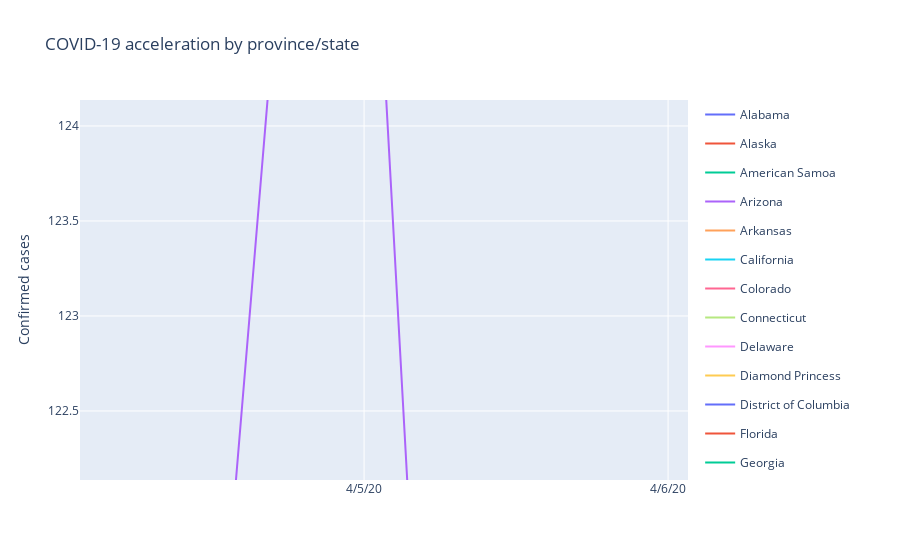

The code cell stored with this chart in its notebook:
### Markdown cell above
<a id='plot_acceleration'></a>
### Plot Acceleration by Province/State

### Code cell
layout = go.Layout(title="COVID-19 acceleration by province/state",
                   yaxis={'title': 'Confirmed cases'},
                   height=1000)

fig = go.Figure(data=trace_accel, layout=layout)
fig.show()

### Figure 1 — Plotly figure (JSON) as saved in the notebook; plotly's stock layout.template omitted (floating-point values rounded to 4 significant figures)
{"data": [{"hoverlabel": {"namelength": 0}, "hovertemplate": "provincestate=Alabama<br>date=%{x}<br>acceleration=%{y}", "legendgroup": "Alabama", "line": {"color": "#636efa", "dash": "solid"}, "mode": "lines", "name": "Alabama", "showlegend": true, "type": "scatter", "x": ["4/1/20", "4/2/20", "4/3/20", "4/4/20", "4/5/20", "4/6/20"], "xaxis": "x", "y": [0, 0, 108.7, -18.75, -3.0, 7.5], "yaxis": "y"}, {"hoverlabel": {"namelength": 0}, "hovertemplate": "provincestate=Alaska<br>date=%{x}<br>acceleration=%{y}", "legendgroup": "Alaska", "line": {"color": "#EF553B", "dash": "solid"}, "mode": "lines", "name": "Alaska", "showlegend": true, "type": "scatter", "x": ["4/1/20", "4/2/20", "4/3/20", "4/4/20", "4/5/20", "4/6/20"], "xaxis": "x", "y": [0, 0, 6.25, -1.0, -2.25, -17.25], "yaxis": "y"}, {"hoverlabel": {"namelength": 0}, "hovertemplate": "provincestate=American Samoa<br>date=%{x}<br>acceleration=%{y}", "legendgroup": "American Samoa", "line": {"color": "#00cc96", "dash": "solid"}, "mode": "lines", "name": "American Samoa", "showlegend": true, "type": "scatter", "x": ["4/1/20", "4/2/20", "4/3/20", "4/4/20", "4/5/20", "4/6/20"], "xaxis": "x", "y": [0, 0, -108.7, -95.25, -67.5, -84.5], "yaxis": "y"}, {"hoverlabel": {"namelength": 0}, "hovertemplate": "provincestate=Arizona<br>date=%{x}<br>acceleration=%{y}", "legendgroup": "Arizona", "line": {"color": "#ab63fa", "dash": "solid"}, "mode": "lines", "name": "Arizona", "showlegend": true, "type": "scatter", "x": ["4/1/20", "4/2/20", "4/3/20", "4/4/20", "4/5/20", "4/6/20"], "xaxis": "x", "y": [0, 0, 95.5, 111.0, 130.2, 144.7], "yaxis": "y"}, {"hoverlabel": {"namelength": 0}, "hovertemplate": "provincestate=Arkansas<br>date=%{x}<br>acceleration=%{y}", "legendgroup": "Arkansas", "line": {"color": "#FFA15A", "dash": "solid"}, "mode": "lines", "name": "Arkansas", "showlegend": true, "type": "scatter", "x": ["4/1/20", "4/2/20", "4/3/20", "4/4/20", "4/5/20", "4/6/20"], "xaxis": "x", "y": [0, 0, 30.0, 25.0, 33.25, 33.0], "yaxis": "y"}, {"hoverlabel": {"namelength": 0}, "hovertemplate": "provincestate=California<br>date=%{x}<br>acceleration=%{y}", "legendgroup": "California", "line": {"color": "#19d3f3", "dash": "solid"}, "mode": "lines", "name": "California", "showlegend": true, "type": "scatter", "x": ["4/1/20", "4/2/20", "4/3/20", "4/4/20", "4/5/20", "4/6/20"], "xaxis": "x", "y": [0, 0, 549.5, 398.0, 620.2, 659.2], "yaxis": "y"}, {"hoverlabel": {"namelength": 0}, "hovertemplate": "provincestate=Colorado<br>date=%{x}<br>acceleration=%{y}", "legendgroup": "Colorado", "line": {"color": "#FF6692", "dash": "solid"}, "mode": "lines", "name": "Colorado", "showlegend": true, "type": "scatter", "x": ["4/1/20", "4/2/20", "4/3/20", "4/4/20", "4/5/20", "4/6/20"], "xaxis": "x", "y": [0, 0, 160.0, 186.5, 268.7, 215.7], "yaxis": "y"}, {"hoverlabel": {"namelength": 0}, "hovertemplate": "provincestate=Connecticut<br>date=%{x}<br>acceleration=%{y}", "legendgroup": "Connecticut", "line": {"color": "#B6E880", "dash": "solid"}, "mode": "lines", "name": "Connecticut", "showlegend": true, "type": "scatter", "x": ["4/1/20", "4/2/20", "4/3/20", "4/4/20", "4/5/20", "4/6/20"], "xaxis": "x", "y": [0, 0, -312.0, -153.0, -567.2, -388.0], "yaxis": "y"}, {"hoverlabel": {"namelength": 0}, "hovertemplate": "provincestate=Delaware<br>date=%{x}<br>acceleration=%{y}", "legendgroup": "Delaware", "line": {"color": "#FF97FF", "dash": "solid"}, "mode": "lines", "name": "Delaware", "showlegend": true, "type": "scatter", "x": ["4/1/20", "4/2/20", "4/3/20", "4/4/20", "4/5/20", "4/6/20"], "xaxis": "x", "y": [0, 0, -169.5, -161.5, -246.2, -201.2], "yaxis": "y"}, {"hoverlabel": {"namelength": 0}, "hovertemplate": "provincestate=Diamond Princess<br>date=%{x}<br>acceleration=%{y}", "legendgroup": "Diamond Princess", "line": {"color": "#FECB52", "dash": "solid"}, "mode": "lines", "name": "Diamond Princess", "showlegend": true, "type": "scatter", "x": ["4/1/20", "4/2/20", "4/3/20", "4/4/20", "4/5/20", "4/6/20"], "xaxis": "x", "y": [0, 0, -339.2, -363.0, -190.2, -407.5], "yaxis": "y"}, {"hoverlabel": {"namelength": 0}, "hovertemplate": "provincestate=District of Columbia<br>date=%{x}<br>acceleration=%{y}", "legendgroup": "District of Columbia", "line": {"color": "#636efa", "dash": "solid"}, "mode": "lines", "name": "District of Columbia", "showlegend": true, "type": "scatter", "x": ["4/1/20", "4/2/20", "4/3/20", "4/4/20", "4/5/20", "4/6/20"], "xaxis": "x", "y": [0, 0, 22.25, 12.25, 5.5, 1.25], "yaxis": "y"}, {"hoverlabel": {"namelength": 0}, "hovertemplate": "provincestate=Florida<br>date=%{x}<br>acceleration=%{y}", "legendgroup": "Florida", "line": {"color": "#EF553B", "dash": "solid"}, "mode": "lines", "name": "Florida", "showlegend": true, "type": "scatter", "x": ["4/1/20", "4/2/20", "4/3/20", "4/4/20", "4/5/20", "4/6/20"], "xaxis": "x", "y": [0, 0, 828.0, 634.2, 520.5, 444.7], "yaxis": "y"}, {"hoverlabel": {"namelength": 0}, "hovertemplate": "provincestate=Georgia<br>date=%{x}<br>acceleration=%{y}", "legendgroup": "Georgia", "line": {"color": "#00cc96", "dash": "solid"}, "mode": "lines", "name": "Georgia", "showlegend": true, "type": "scatter", "x": ["4/1/20", "4/2/20", "4/3/20", "4/4/20", "4/5/20", "4/6/20"], "xaxis": "x", "y": [0, 0, 255.5, 140.7, 142.7, 239.7], "yaxis": "y"}, {"hoverlabel": {"namelength": 0}, "hovertemplate": "provincestate=Grand Princess<br>date=%{x}<br>acceleration=%{y}", "legendgroup": "Grand Princess", "line": {"color": "#ab63fa", "dash": "solid"}, "mode": "lines", "name": "Grand Princess", "showlegend": true, "type": "scatter", "x": ["4/1/20", "4/2/20", "4/3/20", "4/4/20", "4/5/20", "4/6/20"], "xaxis": "x", "y": [0, 0, -828.0, -634.2, -520.5, -444.7], "yaxis": "y"}, {"hoverlabel": {"namelength": 0}, "hovertemplate": "provincestate=Guam<br>date=%{x}<br>acceleration=%{y}", "legendgroup": "Guam", "line": {"color": "#FFA15A", "dash": "solid"}, "mode": "lines", "name": "Guam", "showlegend": true, "type": "scatter", "x": ["4/1/20", "4/2/20", "4/3/20", "4/4/20", "4/5/20", "4/6/20"], "xaxis": "x", "y": [0, 0, -296.5, -200.2, -197.0, -283.5], "yaxis": "y"}, {"hoverlabel": {"namelength": 0}, "hovertemplate": "provincestate=Hawaii<br>date=%{x}<br>acceleration=%{y}", "legendgroup": "Hawaii", "line": {"color": "#19d3f3", "dash": "solid"}, "mode": "lines", "name": "Hawaii", "showlegend": true, "type": "scatter", "x": ["4/1/20", "4/2/20", "4/3/20", "4/4/20", "4/5/20", "4/6/20"], "xaxis": "x", "y": [0, 0, 23.75, 23.75, 13.0, 9.0], "yaxis": "y"}, {"hoverlabel": {"namelength": 0}, "hovertemplate": "provincestate=Idaho<br>date=%{x}<br>acceleration=%{y}", "legendgroup": "Idaho", "line": {"color": "#FF6692", "dash": "solid"}, "mode": "lines", "name": "Idaho", "showlegend": true, "type": "scatter", "x": ["4/1/20", "4/2/20", "4/3/20", "4/4/20", "4/5/20", "4/6/20"], "xaxis": "x", "y": [0, 0, 79.5, 58.75, 39.75, 14.75], "yaxis": "y"}, {"hoverlabel": {"namelength": 0}, "hovertemplate": "provincestate=Illinois<br>date=%{x}<br>acceleration=%{y}", "legendgroup": "Illinois", "line": {"color": "#B6E880", "dash": "solid"}, "mode": "lines", "name": "Illinois", "showlegend": true, "type": "scatter", "x": ["4/1/20", "4/2/20", "4/3/20", "4/4/20", "4/5/20", "4/6/20"], "xaxis": "x", "y": [0, 0, 457.2, 641.7, 575.7, 467.2], "yaxis": "y"}, {"hoverlabel": {"namelength": 0}, "hovertemplate": "provincestate=Indiana<br>date=%{x}<br>acceleration=%{y}", "legendgroup": "Indiana", "line": {"color": "#FF97FF", "dash": "solid"}, "mode": "lines", "name": "Indiana", "showlegend": true, "type": "scatter", "x": ["4/1/20", "4/2/20", "4/3/20", "4/4/20", "4/5/20", "4/6/20"], "xaxis": "x", "y": [0, 0, 137.0, 167.2, 196.7, 231.0], "yaxis": "y"}, {"hoverlabel": {"namelength": 0}, "hovertemplate": "provincestate=Iowa<br>date=%{x}<br>acceleration=%{y}", "legendgroup": "Iowa", "line": {"color": "#FECB52", "dash": "solid"}, "mode": "lines", "name": "Iowa", "showlegend": true, "type": "scatter", "x": ["4/1/20", "4/2/20", "4/3/20", "4/4/20", "4/5/20", "4/6/20"], "xaxis": "x", "y": [0, 0, -443, -622.2, -546.2, -436.5], "yaxis": "y"}, {"hoverlabel": {"namelength": 0}, "hovertemplate": "provincestate=Kansas<br>date=%{x}<br>acceleration=%{y}", "legendgroup": "Kansas", "line": {"color": "#636efa", "dash": "solid"}, "mode": "lines", "name": "Kansas", "showlegend": true, "type": "scatter", "x": ["4/1/20", "4/2/20", "4/3/20", "4/4/20", "4/5/20", "4/6/20"], "xaxis": "x", "y": [0, 0, -182.2, -192.5, -213.0, -213.0], "yaxis": "y"}, {"hoverlabel": {"namelength": 0}, "hovertemplate": "provincestate=Kentucky<br>date=%{x}<br>acceleration=%{y}", "legendgroup": "Kentucky", "line": {"color": "#EF553B", "dash": "solid"}, "mode": "lines", "name": "Kentucky", "showlegend": true, "type": "scatter", "x": ["4/1/20", "4/2/20", "4/3/20", "4/4/20", "4/5/20", "4/6/20"], "xaxis": "x", "y": [0, 0, -3.5, -6.5, 3.75, -30.25], "yaxis": "y"}, {"hoverlabel": {"namelength": 0}, "hovertemplate": "provincestate=Louisiana<br>date=%{x}<br>acceleration=%{y}", "legendgroup": "Louisiana", "line": {"color": "#00cc96", "dash": "solid"}, "mode": "lines", "name": "Louisiana", "showlegend": true, "type": "scatter", "x": ["4/1/20", "4/2/20", "4/3/20", "4/4/20", "4/5/20", "4/6/20"], "xaxis": "x", "y": [0, 0, 932.2, 798.0, 647.7, 555.0], "yaxis": "y"}, {"hoverlabel": {"namelength": 0}, "hovertemplate": "provincestate=Maine<br>date=%{x}<br>acceleration=%{y}", "legendgroup": "Maine", "line": {"color": "#ab63fa", "dash": "solid"}, "mode": "lines", "name": "Maine", "showlegend": true, "type": "scatter", "x": ["4/1/20", "4/2/20", "4/3/20", "4/4/20", "4/5/20", "4/6/20"], "xaxis": "x", "y": [0, 0, -2.25, -16.75, -36.75, 1.25], "yaxis": "y"}, {"hoverlabel": {"namelength": 0}, "hovertemplate": "provincestate=Maryland<br>date=%{x}<br>acceleration=%{y}", "legendgroup": "Maryland", "line": {"color": "#FFA15A", "dash": "solid"}, "mode": "lines", "name": "Maryland", "showlegend": true, "type": "scatter", "x": ["4/1/20", "4/2/20", "4/3/20", "4/4/20", "4/5/20", "4/6/20"], "xaxis": "x", "y": [0, 0, -775.2, -635.7, -463.5, -362.7], "yaxis": "y"}, {"hoverlabel": {"namelength": 0}, "hovertemplate": "provincestate=Massachusetts<br>date=%{x}<br>acceleration=%{y}", "legendgroup": "Massachusetts", "line": {"color": "#19d3f3", "dash": "solid"}, "mode": "lines", "name": "Massachusetts", "showlegend": true, "type": "scatter", "x": ["4/1/20", "4/2/20", "4/3/20", "4/4/20", "4/5/20", "4/6/20"], "xaxis": "x", "y": [0, 0, 633.7, 672.5, 515.0, 514.5], "yaxis": "y"}, {"hoverlabel": {"namelength": 0}, "hovertemplate": "provincestate=Michigan<br>date=%{x}<br>acceleration=%{y}", "legendgroup": "Michigan", "line": {"color": "#FF6692", "dash": "solid"}, "mode": "lines", "name": "Michigan", "showlegend": true, "type": "scatter", "x": ["4/1/20", "4/2/20", "4/3/20", "4/4/20", "4/5/20", "4/6/20"], "xaxis": "x", "y": [0, 0, 664.2, 660.0, 528.7, 519.0], "yaxis": "y"}, {"hoverlabel": {"namelength": 0}, "hovertemplate": "provincestate=Minnesota<br>date=%{x}<br>acceleration=%{y}", "legendgroup": "Minnesota", "line": {"color": "#B6E880", "dash": "solid"}, "mode": "lines", "name": "Minnesota", "showlegend": true, "type": "scatter", "x": ["4/1/20", "4/2/20", "4/3/20", "4/4/20", "4/5/20", "4/6/20"], "xaxis": "x", "y": [0, 0, -641.2, -661.7, -487.7, -495.0], "yaxis": "y"}, {"hoverlabel": {"namelength": 0}, "hovertemplate": "provincestate=Mississippi<br>date=%{x}<br>acceleration=%{y}", "legendgroup": "Mississippi", "line": {"color": "#FF97FF", "dash": "solid"}, "mode": "lines", "name": "Mississippi", "showlegend": true, "type": "scatter", "x": ["4/1/20", "4/2/20", "4/3/20", "4/4/20", "4/5/20", "4/6/20"], "xaxis": "x", "y": [0, 0, -786.0, -789.0, -673.5, -678.2], "yaxis": "y"}, {"hoverlabel": {"namelength": 0}, "hovertemplate": "provincestate=Missouri<br>date=%{x}<br>acceleration=%{y}", "legendgroup": "Missouri", "line": {"color": "#FECB52", "dash": "solid"}, "mode": "lines", "name": "Missouri", "showlegend": true, "type": "scatter", "x": ["4/1/20", "4/2/20", "4/3/20", "4/4/20", "4/5/20", "4/6/20"], "xaxis": "x", "y": [0, 0, 38.0, 82.5, 84.0, 76.25], "yaxis": "y"}, {"hoverlabel": {"namelength": 0}, "hovertemplate": "provincestate=Montana<br>date=%{x}<br>acceleration=%{y}", "legendgroup": "Montana", "line": {"color": "#636efa", "dash": "solid"}, "mode": "lines", "name": "Montana", "showlegend": true, "type": "scatter", "x": ["4/1/20", "4/2/20", "4/3/20", "4/4/20", "4/5/20", "4/6/20"], "xaxis": "x", "y": [0, 0, -62.5, -63.5, -59.25, -62.25], "yaxis": "y"}, {"hoverlabel": {"namelength": 0}, "hovertemplate": "provincestate=Nebraska<br>date=%{x}<br>acceleration=%{y}", "legendgroup": "Nebraska", "line": {"color": "#EF553B", "dash": "solid"}, "mode": "lines", "name": "Nebraska", "showlegend": true, "type": "scatter", "x": ["4/1/20", "4/2/20", "4/3/20", "4/4/20", "4/5/20", "4/6/20"], "xaxis": "x", "y": [0, 0, -45.5, -94.5, -99.5, -82.5], "yaxis": "y"}, {"hoverlabel": {"namelength": 0}, "hovertemplate": "provincestate=Nevada<br>date=%{x}<br>acceleration=%{y}", "legendgroup": "Nevada", "line": {"color": "#00cc96", "dash": "solid"}, "mode": "lines", "name": "Nevada", "showlegend": true, "type": "scatter", "x": ["4/1/20", "4/2/20", "4/3/20", "4/4/20", "4/5/20", "4/6/20"], "xaxis": "x", "y": [0, 0, 50.0, 63.75, 74.5, 44.25], "yaxis": "y"}, {"hoverlabel": {"namelength": 0}, "hovertemplate": "provincestate=New Hampshire<br>date=%{x}<br>acceleration=%{y}", "legendgroup": "New Hampshire", "line": {"color": "#ab63fa", "dash": "solid"}, "mode": "lines", "name": "New Hampshire", "showlegend": true, "type": "scatter", "x": ["4/1/20", "4/2/20", "4/3/20", "4/4/20", "4/5/20", "4/6/20"], "xaxis": "x", "y": [0, 0, 13.25, 37.25, 14.25, 19.75], "yaxis": "y"}, {"hoverlabel": {"namelength": 0}, "hovertemplate": "provincestate=New Jersey<br>date=%{x}<br>acceleration=%{y}", "legendgroup": "New Jersey", "line": {"color": "#FFA15A", "dash": "solid"}, "mode": "lines", "name": "New Jersey", "showlegend": true, "type": "scatter", "x": ["4/1/20", "4/2/20", "4/3/20", "4/4/20", "4/5/20", "4/6/20"], "xaxis": "x", "y": [0, 0, 1851.0, 2064.0, 1817.0, 1689.0], "yaxis": "y"}, {"hoverlabel": {"namelength": 0}, "hovertemplate": "provincestate=New Mexico<br>date=%{x}<br>acceleration=%{y}", "legendgroup": "New Mexico", "line": {"color": "#19d3f3", "dash": "solid"}, "mode": "lines", "name": "New Mexico", "showlegend": true, "type": "scatter", "x": ["4/1/20", "4/2/20", "4/3/20", "4/4/20", "4/5/20", "4/6/20"], "xaxis": "x", "y": [0, 0, 18.0, -19.5, -1.5, 12.0], "yaxis": "y"}, {"hoverlabel": {"namelength": 0}, "hovertemplate": "provincestate=New York<br>date=%{x}<br>acceleration=%{y}", "legendgroup": "New York", "line": {"color": "#FF6692", "dash": "solid"}, "mode": "lines", "name": "New York", "showlegend": true, "type": "scatter", "x": ["4/1/20", "4/2/20", "4/3/20", "4/4/20", "4/5/20", "4/6/20"], "xaxis": "x", "y": [0, 0, 2850.0, 3198.0, 3141.0, 2754.0], "yaxis": "y"}, {"hoverlabel": {"namelength": 0}, "hovertemplate": "provincestate=North Carolina<br>date=%{x}<br>acceleration=%{y}", "legendgroup": "North Carolina", "line": {"color": "#B6E880", "dash": "solid"}, "mode": "lines", "name": "North Carolina", "showlegend": true, "type": "scatter", "x": ["4/1/20", "4/2/20", "4/3/20", "4/4/20", "4/5/20", "4/6/20"], "xaxis": "x", "y": [0, 0, 95.5, 90.75, 65.5, 63.25], "yaxis": "y"}, {"hoverlabel": {"namelength": 0}, "hovertemplate": "provincestate=North Dakota<br>date=%{x}<br>acceleration=%{y}", "legendgroup": "North Dakota", "line": {"color": "#FF97FF", "dash": "solid"}, "mode": "lines", "name": "North Dakota", "showlegend": true, "type": "scatter", "x": ["4/1/20", "4/2/20", "4/3/20", "4/4/20", "4/5/20", "4/6/20"], "xaxis": "x", "y": [0, 0, -4752.0, -5325.0, -5035.0, -4486.0], "yaxis": "y"}, {"hoverlabel": {"namelength": 0}, "hovertemplate": "provincestate=Northern Mariana Islands<br>date=%{x}<br>acceleration=%{y}", "legendgroup": "Northern Mariana Islands", "line": {"color": "#FECB52", "dash": "solid"}, "mode": "lines", "name": "Northern Mariana Islands", "showlegend": true, "type": "scatter", "x": ["4/1/20", "4/2/20", "4/3/20", "4/4/20", "4/5/20", "4/6/20"], "xaxis": "x", "y": [0, 0, -144.0, -127.2, -99.5, -119.0], "yaxis": "y"}, {"hoverlabel": {"namelength": 0}, "hovertemplate": "provincestate=Ohio<br>date=%{x}<br>acceleration=%{y}", "legendgroup": "Ohio", "line": {"color": "#636efa", "dash": "solid"}, "mode": "lines", "name": "Ohio", "showlegend": true, "type": "scatter", "x": ["4/1/20", "4/2/20", "4/3/20", "4/4/20", "4/5/20", "4/6/20"], "xaxis": "x", "y": [0, 0, 183.5, 202.7, 174.2, 168.7], "yaxis": "y"}, {"hoverlabel": {"namelength": 0}, "hovertemplate": "provincestate=Oklahoma<br>date=%{x}<br>acceleration=%{y}", "legendgroup": "Oklahoma", "line": {"color": "#EF553B", "dash": "solid"}, "mode": "lines", "name": "Oklahoma", "showlegend": true, "type": "scatter", "x": ["4/1/20", "4/2/20", "4/3/20", "4/4/20", "4/5/20", "4/6/20"], "xaxis": "x", "y": [0, 0, 67.25, 70.0, 66.0, 42.0], "yaxis": "y"}, {"hoverlabel": {"namelength": 0}, "hovertemplate": "provincestate=Oregon<br>date=%{x}<br>acceleration=%{y}", "legendgroup": "Oregon", "line": {"color": "#00cc96", "dash": "solid"}, "mode": "lines", "name": "Oregon", "showlegend": true, "type": "scatter", "x": ["4/1/20", "4/2/20", "4/3/20", "4/4/20", "4/5/20", "4/6/20"], "xaxis": "x", "y": [0, 0, -150.5, -191.2, -140.5, -136.2], "yaxis": "y"}, {"hoverlabel": {"namelength": 0}, "hovertemplate": "provincestate=Pennsylvania<br>date=%{x}<br>acceleration=%{y}", "legendgroup": "Pennsylvania", "line": {"color": "#ab63fa", "dash": "solid"}, "mode": "lines", "name": "Pennsylvania", "showlegend": true, "type": "scatter", "x": ["4/1/20", "4/2/20", "4/3/20", "4/4/20", "4/5/20", "4/6/20"], "xaxis": "x", "y": [0, 0, 573.0, 724.0, 688.7, 628.7], "yaxis": "y"}, {"hoverlabel": {"namelength": 0}, "hovertemplate": "provincestate=Puerto Rico<br>date=%{x}<br>acceleration=%{y}", "legendgroup": "Puerto Rico", "line": {"color": "#FFA15A", "dash": "solid"}, "mode": "lines", "name": "Puerto Rico", "showlegend": true, "type": "scatter", "x": ["4/1/20", "4/2/20", "4/3/20", "4/4/20", "4/5/20", "4/6/20"], "xaxis": "x", "y": [0, 0, -33.25, 15.75, -2.5, -27.0], "yaxis": "y"}, {"hoverlabel": {"namelength": 0}, "hovertemplate": "provincestate=Rhode Island<br>date=%{x}<br>acceleration=%{y}", "legendgroup": "Rhode Island", "line": {"color": "#19d3f3", "dash": "solid"}, "mode": "lines", "name": "Rhode Island", "showlegend": true, "type": "scatter", "x": ["4/1/20", "4/2/20", "4/3/20", "4/4/20", "4/5/20", "4/6/20"], "xaxis": "x", "y": [0, 0, -604.0, -756.7, -702.0, -601.7], "yaxis": "y"}, {"hoverlabel": {"namelength": 0}, "hovertemplate": "provincestate=South Carolina<br>date=%{x}<br>acceleration=%{y}", "legendgroup": "South Carolina", "line": {"color": "#FF6692", "dash": "solid"}, "mode": "lines", "name": "South Carolina", "showlegend": true, "type": "scatter", "x": ["4/1/20", "4/2/20", "4/3/20", "4/4/20", "4/5/20", "4/6/20"], "xaxis": "x", "y": [0, 0, 94.25, 56.75, 47.5, 63.5], "yaxis": "y"}, {"hoverlabel": {"namelength": 0}, "hovertemplate": "provincestate=South Dakota<br>date=%{x}<br>acceleration=%{y}", "legendgroup": "South Dakota", "line": {"color": "#B6E880", "dash": "solid"}, "mode": "lines", "name": "South Dakota", "showlegend": true, "type": "scatter", "x": ["4/1/20", "4/2/20", "4/3/20", "4/4/20", "4/5/20", "4/6/20"], "xaxis": "x", "y": [0, 0, -21.75, -25.5, -39.5, -50.0], "yaxis": "y"}, {"hoverlabel": {"namelength": 0}, "hovertemplate": "provincestate=Tennessee<br>date=%{x}<br>acceleration=%{y}", "legendgroup": "Tennessee", "line": {"color": "#FF97FF", "dash": "solid"}, "mode": "lines", "name": "Tennessee", "showlegend": true, "type": "scatter", "x": ["4/1/20", "4/2/20", "4/3/20", "4/4/20", "4/5/20", "4/6/20"], "xaxis": "x", "y": [0, 0, -68.25, 28.5, 54.25, 41.25], "yaxis": "y"}, {"hoverlabel": {"namelength": 0}, "hovertemplate": "provincestate=Texas<br>date=%{x}<br>acceleration=%{y}", "legendgroup": "Texas", "line": {"color": "#FECB52", "dash": "solid"}, "mode": "lines", "name": "Texas", "showlegend": true, "type": "scatter", "x": ["4/1/20", "4/2/20", "4/3/20", "4/4/20", "4/5/20", "4/6/20"], "xaxis": "x", "y": [0, 0, 330.2, 360.0, 355.5, 352.7], "yaxis": "y"}, {"hoverlabel": {"namelength": 0}, "hovertemplate": "provincestate=Utah<br>date=%{x}<br>acceleration=%{y}", "legendgroup": "Utah", "line": {"color": "#636efa", "dash": "solid"}, "mode": "lines", "name": "Utah", "showlegend": true, "type": "scatter", "x": ["4/1/20", "4/2/20", "4/3/20", "4/4/20", "4/5/20", "4/6/20"], "xaxis": "x", "y": [0, 0, 57.75, -34.25, -54.0, -58], "yaxis": "y"}, {"hoverlabel": {"namelength": 0}, "hovertemplate": "provincestate=Vermont<br>date=%{x}<br>acceleration=%{y}", "legendgroup": "Vermont", "line": {"color": "#EF553B", "dash": "solid"}, "mode": "lines", "name": "Vermont", "showlegend": true, "type": "scatter", "x": ["4/1/20", "4/2/20", "4/3/20", "4/4/20", "4/5/20", "4/6/20"], "xaxis": "x", "y": [0, 0, -327.7, -341.0, -338.0, -351.2], "yaxis": "y"}, {"hoverlabel": {"namelength": 0}, "hovertemplate": "provincestate=Virgin Islands<br>date=%{x}<br>acceleration=%{y}", "legendgroup": "Virgin Islands", "line": {"color": "#00cc96", "dash": "solid"}, "mode": "lines", "name": "Virgin Islands", "showlegend": true, "type": "scatter", "x": ["4/1/20", "4/2/20", "4/3/20", "4/4/20", "4/5/20", "4/6/20"], "xaxis": "x", "y": [0, 0, -89.5, -82.5, -86.25, -61.25], "yaxis": "y"}, {"hoverlabel": {"namelength": 0}, "hovertemplate": "provincestate=Virginia<br>date=%{x}<br>acceleration=%{y}", "legendgroup": "Virginia", "line": {"color": "#ab63fa", "dash": "solid"}, "mode": "lines", "name": "Virginia", "showlegend": true, "type": "scatter", "x": ["4/1/20", "4/2/20", "4/3/20", "4/4/20", "4/5/20", "4/6/20"], "xaxis": "x", "y": [0, 0, 115.2, 144.5, 126.2, 97.25], "yaxis": "y"}, {"hoverlabel": {"namelength": 0}, "hovertemplate": "provincestate=Washington<br>date=%{x}<br>acceleration=%{y}", "legendgroup": "Washington", "line": {"color": "#FFA15A", "dash": "solid"}, "mode": "lines", "name": "Washington", "showlegend": true, "type": "scatter", "x": ["4/1/20", "4/2/20", "4/3/20", "4/4/20", "4/5/20", "4/6/20"], "xaxis": "x", "y": [0, 0, 307.7, 212.0, 243.5, 265.2], "yaxis": "y"}, {"hoverlabel": {"namelength": 0}, "hovertemplate": "provincestate=West Virginia<br>date=%{x}<br>acceleration=%{y}", "legendgroup": "West Virginia", "line": {"color": "#19d3f3", "dash": "solid"}, "mode": "lines", "name": "West Virginia", "showlegend": true, "type": "scatter", "x": ["4/1/20", "4/2/20", "4/3/20", "4/4/20", "4/5/20", "4/6/20"], "xaxis": "x", "y": [0, 0, -120.7, -158.7, -135.2, -102.0], "yaxis": "y"}, {"hoverlabel": {"namelength": 0}, "hovertemplate": "provincestate=Wisconsin<br>date=%{x}<br>acceleration=%{y}", "legendgroup": "Wisconsin", "line": {"color": "#FF6692", "dash": "solid"}, "mode": "lines", "name": "Wisconsin", "showlegend": true, "type": "scatter", "x": ["4/1/20", "4/2/20", "4/3/20", "4/4/20", "4/5/20", "4/6/20"], "xaxis": "x", "y": [0, 0, -195.5, -144.0, -167.7, -161.2], "yaxis": "y"}, {"hoverlabel": {"namelength": 0}, "hovertemplate": "provincestate=Wyoming<br>date=%{x}<br>acceleration=%{y}", "legendgroup": "Wyoming", "line": {"color": "#B6E880", "dash": "solid"}, "mode": "lines", "name": "Wyoming", "showlegend": true, "type": "scatter", "x": ["4/1/20", "4/2/20", "4/3/20", "4/4/20", "4/5/20", "4/6/20"], "xaxis": "x", "y": [0, 0, -3.5, -7.25, -13.0, -10], "yaxis": "y"}], "layout": {"autosize": true, "title": {"text": "COVID-19 acceleration by province/state"}, "xaxis": {"autorange": false, "range": [4.066, 4.066], "type": "category"}, "yaxis": {"autorange": false, "range": [123.1, 123.1], "title": {"text": "Confirmed cases"}, "type": "linear"}}}
